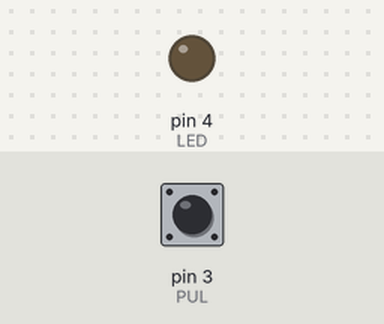
Recording of a sketch running on a simulated Arduino Uno, built with avr-gcc and run on an emulated ATmega328P. Shown: output pins drawn as LEDs (lit = HIGH). Inputs (shaded band) come from the test bench; at power-on: pin 3 (PUL) HIGH. What the sketch prints to the serial monitor is not drawn.

Above: at 1.2 s.
1.3 s: pin 3 (PUL) pulled LOW for 0.15 s
At 2.2 s:
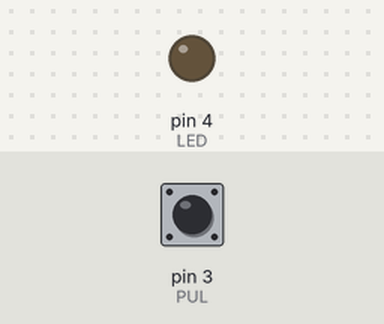
2.9 s: pin 3 (PUL) pulled LOW for 1 s
At 5.8 s:
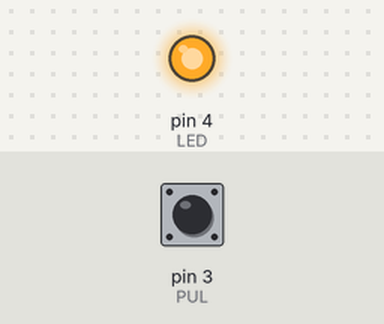
Timing chart, 0 to 12.9 s (numbered marks = the images above; inputs shaded):
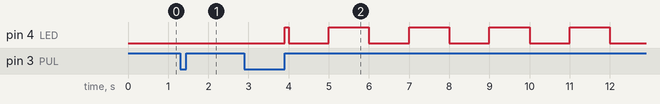

The sketch:

Antirrebote.ino
```cpp
#include "TimerOne.h"

#define PUL 3
#define LED 4

// Estados Baliza
#define LED_ON 0
#define LED_OFF 1
#define BALIZA_OFF 2

// Estados Antirrebote
#define ESPERA 0
#define LIBERACION 1
#define CONFIRMACION 2

bool flagPul_1;
int msPul_1;
int mSeconds;
int seconds;
int antirreboteState;
int balizaState;
int lecturaPul_1;

void setup()
{
  Serial.begin(9600);
  Timer1.initialize(1000);
  Timer1.attachInterrupt(ISR_Timer);


  pinMode(PUL, INPUT_PULLUP);
  pinMode(LED, OUTPUT);

  msPul_1 = 0;
  flagPul_1 = false;
}

void loop()
{
  lecturaPul_1 = digitalRead(PUL);

  Serial.println(seconds);

  Antirrebote();
  Baliza();
}

void Baliza ()
{
  switch(balizaState)
  {
    case BALIZA_OFF:
      if (flagPul_1 == true)
      {
        seconds = 0;
        flagPul_1 = false;
        digitalWrite(LED, HIGH);
        balizaState = LED_ON;
      }
      break;

    case LED_ON:
      if (seconds >= 1)
      {
        seconds = 0;
        digitalWrite(LED, LOW);
        balizaState = LED_OFF;
      }

      if (flagPul_1 == true)
      {
        seconds = 0;
        flagPul_1 = false;
        digitalWrite(LED, LOW);
        balizaState = BALIZA_OFF;
      }
      break;

    case LED_OFF:
      if (seconds >= 1)
      {
        seconds = 0;
        digitalWrite(LED, HIGH);
        balizaState = LED_ON;
      }

      if (flagPul_1 == true)
      {
        seconds = 0;
        flagPul_1 = false;
        digitalWrite(LED, LOW);
        balizaState = BALIZA_OFF;
      }
  }
}

void Antirrebote ()
{
  switch(antirreboteState)
  {
    case ESPERA:
      if (lecturaPul_1 == LOW)
      {
        msPul_1 = 0;
        antirreboteState = CONFIRMACION;
      }
      break;

    case CONFIRMACION:
      if (lecturaPul_1 == HIGH && msPul_1 >= 15)
      {
        antirreboteState = ESPERA;
      }

      if (lecturaPul_1 == LOW && msPul_1 >= 15)
      {
        antirreboteState = LIBERACION;
      }
      break;

    case LIBERACION:
      if (lecturaPul_1 == HIGH)
      {
        flagPul_1 = true;
        antirreboteState = ESPERA;
      }
  }
}

void ISR_Timer ()
{
  msPul_1++;
  mSeconds++;
  if (mSeconds >= 1000)
  {
    mSeconds = 0;
    seconds++;
  }
}
```

Measured:
- after the input at 1.3 s, pin 4 (LED): stays LOW (without the input it goes to HIGH after 0.70 s)
- after the input at 2.9 s, pin 4 (LED): LOW → HIGH after 1.0 s, then repeats every 2.0 s: LOW 1.0 s, HIGH 1.0 s
